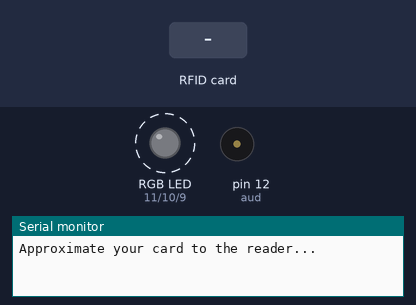
Bench run of a sketch on a simulated Arduino Mega 2560, built with avr-gcc and run on an emulated ATmega2560. Parts: an RGB LED mixed from three pins (HIGH = lit), buzzer (waves = sounding), the last lines printed to the serial monitor. Dashed ring = blinking. Inputs (shaded band) come from the test bench. Pins used as bus, display or sensor lines are not drawn.

Above: at 1.23 s.
1.3 s: RFID card 83 F6 9B 1D held to the reader
At 1.9 s:
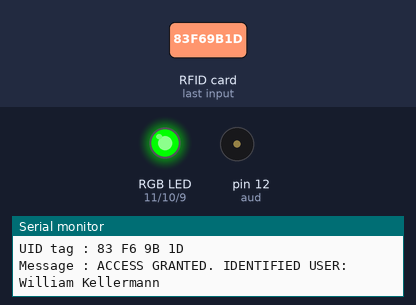
4.3 s: RFID card 5E 7A 19 C4 held to the reader
At 5.7 s:
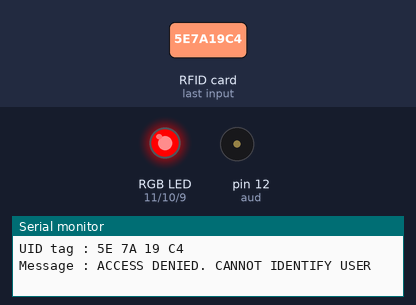
7.3 s: RFID card C1 67 ED 31 held to the reader
At 8.07 s:
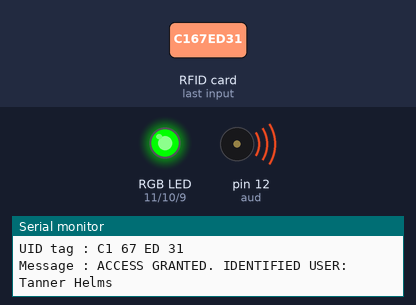
Timing chart, 0 to 16.3 s (numbered marks = the images above; inputs shaded):
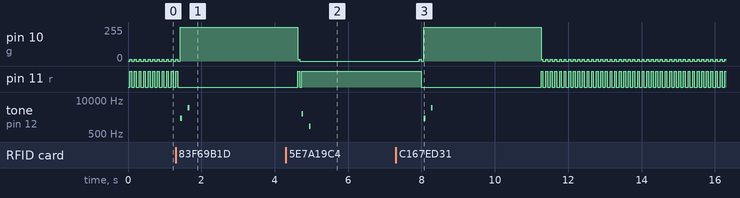

Measured:
- after the input at 1.3 s, pin 11 (r): goes on until 1.4 s, then stays LOW; tone on pin 12 (aud): silent → 2000 Hz after 0.13 s, → silent 0.05 s later, → 5000 Hz 0.15 s later, → silent 0.05 s later
- after the input at 4.3 s, pin 10 (g): goes on until 4.7 s, then stays 0/255; pin 11 (r): goes on until 4.7 s, then stays HIGH; tone on pin 12 (aud): silent → 3000 Hz after 0.44 s, → silent 0.04 s later, → 1000 Hz 0.16 s later, → silent 0.04 s later
- after the input at 7.3 s, tone on pin 12 (aud): silent → 2000 Hz after 0.76 s, → silent 0.05 s later, → 5000 Hz 0.15 s later, → silent 0.05 s later
- by itself, pin 11 (r): alternates HIGH for 0.05 s and LOW for 0.08 s

The sketch:

rfid.ino
```cpp
#include <SPI.h>
#include <MFRC522.h>

#define RST_PIN         5
#define SS_PIN          53

int r = 11;
int g = 10;
int b = 9;
int aud = 12;

MFRC522 mfrc522(SS_PIN, RST_PIN);

void setup() {
	Serial.begin(9600);   // Initiate a serial communication
  SPI.begin();      // Initiate  SPI bus
  mfrc522.PCD_Init();   // Initiate MFRC522
  Serial.println("Approximate your card to the reader...");
  Serial.println();
}

void loop() {

  setRGB(255,15,0);
  delay(50);
  setRGB(0, 0, 0);
  delay(50);

	if (!mfrc522.PICC_IsNewCardPresent()) {
    return;
  }
	if ( ! mfrc522.PICC_ReadCardSerial()) {
		return;
	}

	Serial.print("UID tag :");
  String content= "";
  byte letter;
  for (byte i = 0; i < mfrc522.uid.size; i++)
  {
     Serial.print(mfrc522.uid.uidByte[i] < 0x10 ? " 0" : " ");
     Serial.print(mfrc522.uid.uidByte[i], HEX);
     content.concat(String(mfrc522.uid.uidByte[i] < 0x10 ? " 0" : " "));
     content.concat(String(mfrc522.uid.uidByte[i], HEX));
  }
  Serial.println();
  Serial.print("Message : ");
  content.toUpperCase();
  if (content.substring(1) == "83 F6 9B 1D")
  {
    Serial.println("ACCESS GRANTED. IDENTIFIED USER: William Kellermann");
    accessGranted();
  }
  else if (content.substring(1) == "C1 67 ED 31") {
    Serial.println("ACCESS GRANTED. IDENTIFIED USER: Tanner Helms");
    accessGranted();
  }
  else {
    Serial.println("ACCESS DENIED. CANNOT IDENTIFY USER");
    accessDenied();
  }
}

void setRGB (int redVal, int greenVal, int blueVal) {
  analogWrite(r, redVal);
  analogWrite(g, greenVal);
  analogWrite(b, blueVal);
}
void accessGranted() {
    Serial.println();
    setRGB(0,255,0);
    tone(aud, 2000, 50);
    delay(200);
    tone(aud, 5000, 50);
    delay(3000);
}
void accessDenied() {
    Serial.println();
    setRGB(255,0,0);
    tone(aud, 3000, 40);
    delay(200);
    tone(aud, 1000, 40);
    delay(3000);
}
```
